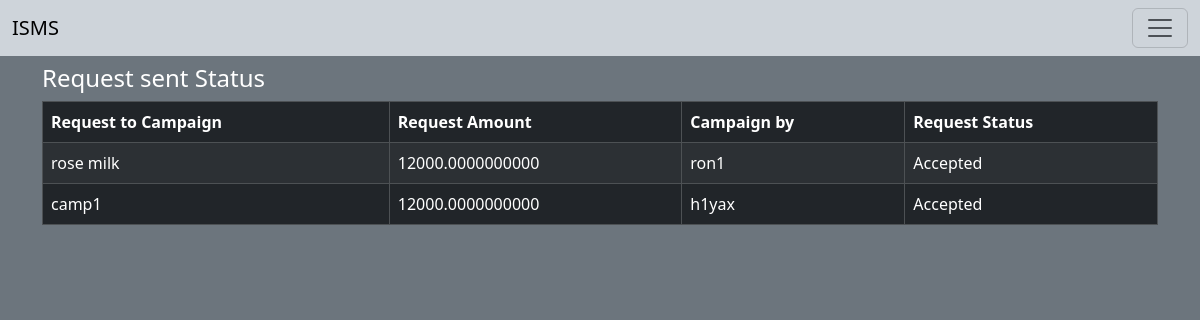
The page /req_sent_sp (signed in) on the database its author committed.
### application/models.py (models this page shows, shortened)
class Adrequest(db.Model):
    __tablename__="adrequest"
    id=db.Column(db.Integer, primary_key=True)
    influencer_id=db.Column(db.Integer, db.ForeignKey('influencer.id'), nullable=True)
    campaign_id=db.Column(db.Integer, db.ForeignKey('campaign.id'), nullable=True)
    messages=db.Column(db.Text, nullable=True)
    requirements=db.Column(db.Text, nullable=True)
    payment_amount=db.Column(db.Numeric, nullable=False)
    status=db.Column(db.Enum('Pending', 'Accepted', 'Rejected', name='types'), nullable=True)
    req_sent=db.Column(db.String)

class Campaign(db.Model):
    __tablename__="campaign"
    id=db.Column(db.Integer, primary_key=True)
    name=db.Column(db.String, nullable=False)
    sponser_id=db.Column(db.Integer, db.ForeignKey('sponser.id'), nullable=False)
    description=db.Column(db.Text, nullable=True)
    startdate=db.Column(db.Date, nullable=False)
    enddate=db.Column(db.Date, nullable=False)
    budget=db.Column(db.Numeric, nullable=False)
    visibility=db.Column(db.Enum('public', 'private', name='types'), nullable=False)
    goals=db.Column(db.Text, nullable=True)
    ads=db.relationship('Adrequest', backref='campaign', lazy=True)

class Influencer(db.Model):
    __tablename__="influencer"
    id=db.Column(db.Integer, primary_key=True)
    username=db.Column(db.String, nullable=False, unique=True)
    name=db.Column(db.String)
    password=db.Column(db.String, nullable=False)
    reach=db.Column(db.Integer, nullable=False)
    neiche=db.Column(db.Enum('Youtube', 'Instagram', 'TickTok', name='types'), nullable=False)
    category_id=db.Column(db.Integer, db.ForeignKey('category.id'), nullable=False)
    adrequests=db.relationship('Adrequest', backref='influencer', lazy=True)
    flagged=db.Column(db.Integer, default=0)

### application/controller/user.py (the view)
@app.route('/req_sent_sp')
def req_sent_sp():
    global user_logged
    if not user_logged:
        return render_template('index.html')
    sp=Sponser.query.filter_by(username=user_logged).first()
    ads=[]
    print(sp)
    camps=sp.campaigns
    adrequest=[]
    for camp in camps:
        adrequest+=camp.ads
    for ad in adrequest:
        if ad.req_sent=='sp' or ad.req_sent=='negociate_by_sp':
            ads.append(ad)
    return render_template('req_sent_sp.html', ads=ads)

### templates/req_sent_sp.html
{% extends "layout_sp.html" %}
{%block content%}
<h4>Request sent Status</h4>
        <table class="table table-striped table-dark table-bordered table-rounded border-bg-dark-subtle align-middle">
            <thead>
                <tr>
                    <th>Request to Campaign</th>
                    <th>Request Amount</th>
                    <th>Campaign by</th>
                    <th>Request Status</th>
                </tr>
            </thead>
            <tbody>
                {%for ad in ads%}
                <tr>
                    <td>{{ad.campaign.name}}</td>
                    <td>{{ad.payment_amount}}</td>
                    <td>{{ad.influencer.username}}</td>
                    <td>{{ad.status}}</td>
                </tr>
                {%endfor%}
            </tbody>
        </table>
{%endblock%}

### rows shown on the page
Adrequest: campaign.name "rose milk", payment_amount "12000.0000000000", influencer.username "ron1", status "Accepted"
Adrequest: campaign.name "camp1", payment_amount "12000.0000000000", influencer.username "h1yax", status "Accepted"
